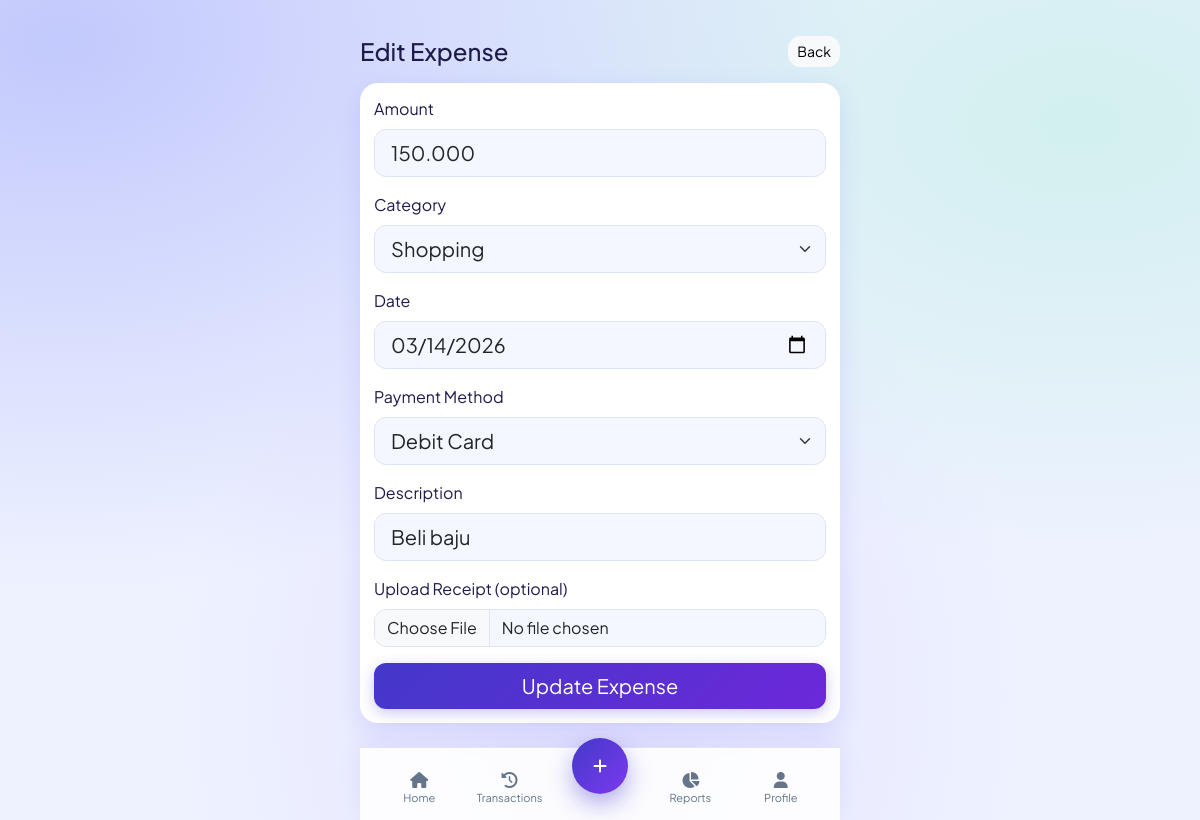
Page /transactions/edit?id=3 (signed in) on the committed database.
### tables this page shows
CREATE TABLE transactions (
    id INT UNSIGNED AUTO_INCREMENT PRIMARY KEY,
    user_id INT UNSIGNED NOT NULL,
    category_id INT UNSIGNED NOT NULL,
    amount DECIMAL(12,2) NOT NULL,
    payment_method_id INT UNSIGNED NOT NULL,
    description VARCHAR(255) NULL,
    receipt_image VARCHAR(255) NULL,
    transaction_date DATE NOT NULL,
    created_at TIMESTAMP DEFAULT CURRENT_TIMESTAMP,
    CONSTRAINT fk_transactions_user FOREIGN KEY (user_id) REFERENCES users(id) ON DELETE CASCADE,
    CONSTRAINT fk_transactions_category FOREIGN KEY (category_id) REFERENCES categories(id) ON DELETE RESTRICT,
    CONSTRAINT fk_transactions_payment_method FOREIGN KEY (payment_method_id) REFERENCES payment_methods(id) ON DELETE RESTRICT,
    INDEX idx_transactions_user_date (user_id, transaction_date)
);

CREATE TABLE categories (
    id INT UNSIGNED AUTO_INCREMENT PRIMARY KEY,
    user_id INT UNSIGNED NOT NULL,
    name VARCHAR(100) NOT NULL,
    icon VARCHAR(60) NOT NULL DEFAULT 'fa-wallet',
    created_at TIMESTAMP DEFAULT CURRENT_TIMESTAMP,
    CONSTRAINT fk_categories_user FOREIGN KEY (user_id) REFERENCES users(id) ON DELETE CASCADE,
    UNIQUE KEY unique_user_category (user_id, name)
);

CREATE TABLE payment_methods (
    id INT UNSIGNED AUTO_INCREMENT PRIMARY KEY,
    name VARCHAR(80) NOT NULL UNIQUE,
    created_at TIMESTAMP DEFAULT CURRENT_TIMESTAMP
);

### core/Controller.php (called while the page is built, shortened)
<?php
class Controller
{
    protected function view(string $view, array $data = []): void
    {
        extract($data);
        $viewFile = APP_PATH . '/views/' . $view . '.php';
        require APP_PATH . '/views/layouts/header.php';
        require $viewFile;
        require APP_PATH . '/views/layouts/footer.php';
    }
    protected function model(string $model)
    {
        return new $model();
    }
}

### app/controllers/TransactionController.php (called while the page is built, shortened)
<?php
class TransactionController extends Controller
{
    private TransactionModel $transactionModel;
    private CategoryModel $categoryModel;
    private PaymentMethodModel $paymentMethodModel;
    public function __construct()
    {
        $this->transactionModel = $this->model(TransactionModel::class);
        $this->categoryModel = $this->model(CategoryModel::class);
        $this->paymentMethodModel = $this->model(PaymentMethodModel::class);
    }
    public function edit(): void
    {
        $user = auth_user();
        $id = (int) ($_GET['id'] ?? 0);
        $transaction = $this->transactionModel->findById($id, $user['id']);
        $this->view('edit_transaction', [
            'transaction' => $transaction,
            'categories' => $this->categoryModel->allByUser($user['id']),
            'paymentMethods' => $this->paymentMethodModel->all(),
        ]);
    }
}

### core/Router.php (called while the page is built, shortened)
<?php
class Router
{
    private array $routes = [
        'GET' => [],
        'POST' => [],
    ];
    public function get(string $path, array $handler): void
    {
        $this->routes['GET'][$path] = $handler;
    }
    public function post(string $path, array $handler): void
    {
        $this->routes['POST'][$path] = $handler;
    }
    public function dispatch(string $method, string $uri): void
    {
        $path = parse_url($uri, PHP_URL_PATH);
        $path = $path ?: '/';
        $handler = $this->routes[$method][$path] ?? null;
        [$controllerName, $methodName] = $handler;
        $controller = new $controllerName();
        $controller->$methodName();
    }
}

### public/index.php (called while the page is built)
<?php
require_once dirname(__DIR__) . '/config/app.php';
$router = new Router();
$router->get('/', [DashboardController::class, 'index']);
$router->get('/login', [AuthController::class, 'login']);
$router->post('/login', [AuthController::class, 'doLogin']);
$router->get('/register', [AuthController::class, 'register']);
$router->post('/register', [AuthController::class, 'doRegister']);
$router->post('/logout', [AuthController::class, 'logout']);
$router->post('/language/switch', [LanguageController::class, 'switch']);
$router->get('/health/recurring', [HealthController::class, 'recurring']);
$router->get('/admin', [AdminDashboardController::class, 'index']);
$router->get('/admin/dashboard', [AdminDashboardController::class, 'index']);
$router->get('/admin/users', [AdminMvpController::class, 'users']);
$router->get('/admin/subscriptions', [AdminMvpController::class, 'subscriptions']);
$router->get('/admin/subscriptions/export', [AdminMvpController::class, 'exportSubscriptions']);
$router->get('/admin/operations', [AdminMvpController::class, 'operations']);
$router->get('/admin/analytics', [AdminMvpController::class, 'analytics']);
$router->get('/admin/support', [AdminMvpController::class, 'support']);
$router->get('/admin/settings', [AdminMvpController::class, 'settings']);
$router->post('/admin/settings/save', [AdminMvpController::class, 'saveSettings']);
$router->post('/admin/users/suspend', [AdminMvpController::class, 'suspendUser']);
$router->post('/admin/users/activate', [AdminMvpController::class, 'activateUser']);
$router->post('/admin/users/reset-password', [AdminMvpController::class, 'resetUserPassword']);
$router->post('/admin/users/reset-api-tokens', [AdminMvpController::class, 'resetUserApiTokens']);
$router->get('/transactions', [TransactionController::class, 'index']);
$router->get('/transactions/add', [TransactionController::class, 'add']);
$router->post('/transactions/store', [TransactionController::class, 'store']);
$router->get('/transactions/edit', [TransactionController::class, 'edit']);
$router->post('/transactions/update', [TransactionController::class, 'update']);
$router->post('/transactions/delete', [TransactionController::class, 'delete']);
$router->get('/categories', [CategoryController::class, 'index']);
$router->post('/categories/store', [CategoryController::class, 'store']);
$router->post('/categories/update', [CategoryController::class, 'update']);
$router->post('/categories/delete', [CategoryController::class, 'delete']);
$router->get('/budget', [BudgetController::class, 'index']);
$router->post('/budget/save', [BudgetController::class, 'save']);
$router->get('/reports', [ReportController::class, 'index']);
$router->get('/reports/export', [ReportController::class, 'export']);
$router->get('/reports/charts', [ReportController::class, 'charts']);
$router->get('/profile', [ProfileController::class, 'index']);
$router->post('/profile/update', [ProfileController::class, 'update']);
$router->get('/salary-config', [SalaryController::class, 'index']);
$router->post('/salary-config/store', [SalaryController::class, 'store']);
$router->post('/salary-config/update', [SalaryController::class, 'update']);
$router->post('/salary-config/delete', [SalaryController::class, 'delete']);
$router->get('/salary-config/calculate', [SalaryController::class, 'calculate']);
$router->get('/income', [IncomeController::class, 'index']);
$router->get('/income/add', [IncomeController::class, 'add']);
$router->post('/income/store', [IncomeController::class, 'store']);
$router->get('/income/edit', [IncomeController::class, 'edit']);
$router->post('/income/update', [IncomeController::class, 'update']);
$router->post('/income/delete', [IncomeController::class, 'delete']);
$router->get('/projection', [IncomeController::class, 'projection']);
$router->get('/bills', [RecurringBillController::class, 'index']);
$router->get('/bills/add', [RecurringBillController::class, 'add']);
$router->post('/bills/store', [RecurringBillController::class, 'store']);
$router->get('/bills/edit', [RecurringBillController::class, 'edit']);
$router->post('/bills/update', [RecurringBillController::class, 'update']);
$router->post('/bills/delete', [RecurringBillController::class, 'delete']);
$router->post('/bills/generate', [RecurringBillController::class, 'generate']);
$router->post('/api/auth/register', [ApiAuthController::class, 'register']);
$router->post('/api/auth/login', [ApiAuthController::class, 'login']);
$router->post('/api/auth/logout', [ApiAuthController::class, 'logout']);
$router->get('/api/transactions', [ApiTransactionController::class, 'index']);
$router->post('/api/transactions/create', [ApiTransactionController::class, 'create']);
$router->post('/api/transactions/update', [ApiTransactionController::class, 'update']);
$router->post('/api/transactions/delete', [ApiTransactionController::class, 'delete']);
$router->post('/api/transactions/upload-receipt', [ApiTransactionController::class, 'uploadReceipt']);
$router->get('/api/categories', [ApiCategoryController::class, 'index']);
$router->post('/api/categories/create', [ApiCategoryController::class, 'create']);
$router->post('/api/categories/update', [ApiCategoryController::class, 'update']);
$router->post('/api/categories/delete', [ApiCategoryController::class, 'delete']);
$router->get('/api/budget', [ApiBudgetController::class, 'get']);
$router->post('/api/budget/save', [ApiBudgetController::class, 'save']);
$router->get('/api/reports/summary', [ApiReportController::class, 'summary']);
$router->get('/api/reports/charts', [ApiReportController::class, 'charts']);
$router->get('/api/reports/export', [ApiReportController::class, 'export']);
$router->get('/api/payment-methods', [ApiPaymentMethodController::class, 'index']);
$router->get('/api/profile/me', [ApiProfileController::class, 'me']);
$router->post('/api/profile/update', [ApiProfileController::class, 'update']);
$router->dispatch($_SERVER['REQUEST_METHOD'], $_SERVER['REQUEST_URI']);

### app/helpers/helpers.php (called while the page is built, shortened)
<?php
function e(?string $value): string
{
    return htmlspecialchars((string) $value, ENT_QUOTES, 'UTF-8');
}
function base_url(string $path = ''): string
{
    $normalized = ltrim($path, '/');
    return BASE_URL . ($normalized ? '/' . $normalized : '');
}
function auth_user(): ?array
{
    return $_SESSION['user'] ?? null;
}
function current_language(): string
{
    static $resolved = null;
    if ($resolved !== null) {
        return $resolved;
    }
    $lang = $_SESSION['lang'] ?? null;
    $resolved = $lang;
    return $resolved;
}
function t(string $key, array $replace = []): string
{
    static $cache = [];
    $lang = current_language();
    if (!isset($cache[$lang])) {
        $langFile = APP_PATH . '/lang/' . $lang . '.php';
        $fallbackFile = APP_PATH . '/lang/en.php';
        $fallback = file_exists($fallbackFile) ? require $fallbackFile : [];
        $translations = file_exists($langFile) ? require $langFile : [];
        $cache[$lang] = array_merge($fallback, $translations);
    }
    $text = $cache[$lang][$key] ?? $key;
    return $text;
}

### config/app.php (called while the page is built, shortened)
<?php
spl_autoload_register(function ($class) {
    $paths = [
        BASE_PATH . '/core/' . $class . '.php',
        APP_PATH . '/controllers/' . $class . '.php',
        APP_PATH . '/models/' . $class . '.php',
    ];
    foreach ($paths as $path) {
        if (file_exists($path)) {
            return;
        }
    }
});
require_once APP_PATH . '/helpers/helpers.php';

### config/database.php (called while the page is built)
<?php
return [
    'host' => '127.0.0.1',
    'port' => '3306',
    'dbname' => 'duitkemana',
    'username' => 'root',
    'password' => '',
    'charset' => 'utf8mb4',
];

### core/Model.php (called while the page is built, shortened)
<?php
class Model
{
    public function __construct()
    {
        $config = require BASE_PATH . '/config/database.php';
        $dsn = sprintf(
            'mysql:host=%s;port=%s;dbname=%s;charset=%s',
            $config['host'],
            $config['port'],
            $config['dbname'],
            $config['charset']
        );
        $this->db = new PDO($dsn, $config['username'], $config['password'], [
            PDO::ATTR_ERRMODE => PDO::ERRMODE_EXCEPTION,
            PDO::ATTR_DEFAULT_FETCH_MODE => PDO::FETCH_ASSOC,
            PDO::ATTR_EMULATE_PREPARES => false,
        ]);
    }
}

### app/models/TransactionModel.php (called while the page is built, shortened)
<?php
class TransactionModel extends Model
{
    public function findById(int $id, int $userId): ?array
    {
        $stmt = $this->db->prepare('SELECT * FROM transactions WHERE id = :id AND user_id = :user_id LIMIT 1');
        $stmt->execute([
            ':id' => $id,
            ':user_id' => $userId,
        ]);
        $row = $stmt->fetch();
        return $row ?: null;
    }
}

### app/models/CategoryModel.php (called while the page is built, shortened)
<?php
class CategoryModel extends Model
{
    public function allByUser(int $userId): array
    {
        $stmt = $this->db->prepare('SELECT * FROM categories WHERE user_id = :user_id ORDER BY name ASC');
        $stmt->execute([':user_id' => $userId]);
        return $stmt->fetchAll();
    }
}

### app/models/PaymentMethodModel.php (called while the page is built)
<?php
class PaymentMethodModel extends Model
{
    public function all(): array
    {
        $stmt = $this->db->query('SELECT * FROM payment_methods ORDER BY id ASC');
        return $stmt->fetchAll();
    }
}

### app/views/edit_transaction.php (the view, shortened to what this page needs)
<section class="d-flex justify-content-between align-items-center mb-3">
    <h4 class="mb-0"><?= e(t('Edit Expense')); ?></h4>
    <a href="<?= e(base_url('/transactions')); ?>" class="btn btn-light btn-sm"><?= e(t('Back')); ?></a>
</section>
<form method="post" action="<?= e(base_url('/transactions/update')); ?>" enctype="multipart/form-data" class="soft-card vstack gap-3">
    <div>
        <label class="form-label"><?= e(t('Amount')); ?></label>
        <input type="text" inputmode="numeric" name="amount" id="txAmount" class="form-control form-control-lg fmt-idr" value="<?= e(number_format((float) $transaction['amount'], 0, ',', '.')); ?>" required>
    </div>
    <div>
        <label class="form-label"><?= e(t('Category')); ?></label>
        <select name="category_id" class="form-select form-select-lg" required>
            <?php foreach ($categories as $category): ?>
                <option value="<?= (int) $category['id']; ?>" <?= (int) $transaction['category_id'] === (int) $category['id'] ? 'selected' : ''; ?>>
                    <?= e($category['name']); ?>
                </option>
            <?php endforeach; ?>
        </select>
    </div>
    <div>
        <label class="form-label"><?= e(t('Date')); ?></label>
        <input type="date" name="transaction_date" class="form-control form-control-lg" value="<?= e($transaction['transaction_date']); ?>" required>
    </div>
    <div>
        <label class="form-label"><?= e(t('Payment Method')); ?></label>
        <select name="payment_method_id" class="form-select form-select-lg" required>
            <?php foreach ($paymentMethods as $pm): ?>
                <option value="<?= (int) $pm['id']; ?>" <?= (int) $transaction['payment_method_id'] === (int) $pm['id'] ? 'selected' : ''; ?>>
                    <?= e($pm['name']); ?>
                </option>
            <?php endforeach; ?>
        </select>
    </div>
    <div>
        <label class="form-label"><?= e(t('Description')); ?></label>
        <input type="text" name="description" class="form-control form-control-lg" value="<?= e($transaction['description']); ?>">
    </div>
    <div>
        <label class="form-label"><?= e(t('Upload Receipt (optional)')); ?></label>
        <input type="file" name="receipt_image" class="form-control" accept="image/*">
    </div>
    <button class="btn btn-primary btn-lg w-100" type="submit"><?= e(t('Update Expense')); ?></button>
</form>

### rows in the picture
transactions: amount "150.000", category_id "Shopping", transaction_date "03/14/2026", payment_method_id "Debit Card", description "Beli baju"

### other values in the picture
t('Edit Expense') "Edit Expense"
t('Back') "Back"
t('Amount') "Amount"
t('Category') "Category"
t('Date') "Date"
t('Payment Method') "Payment Method"
t('Description') "Description"
t('Upload Receipt (optional)') "Upload Receipt (optional)"
t('Update Expense') "Update Expense"
t('Home') "Home"
t('Transactions') "Transactions"
t('Reports') "Reports"
t('Profile') "Profile"
